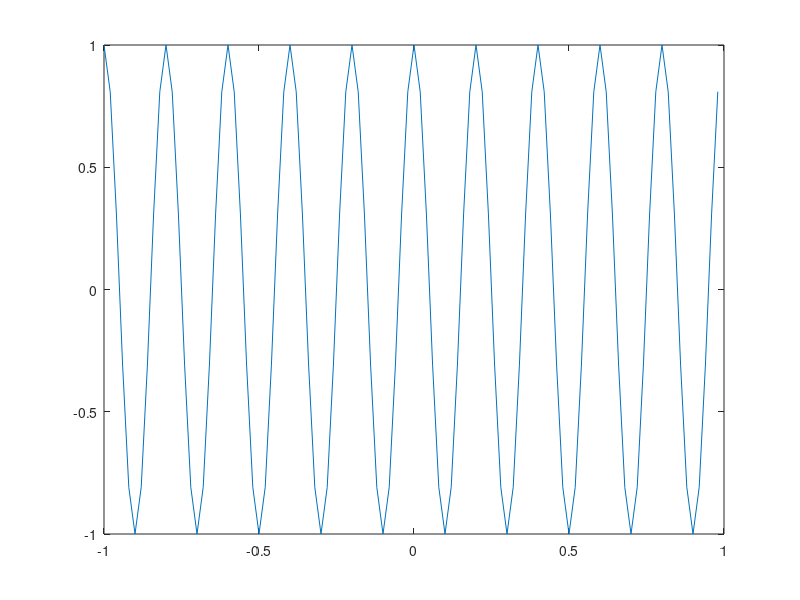
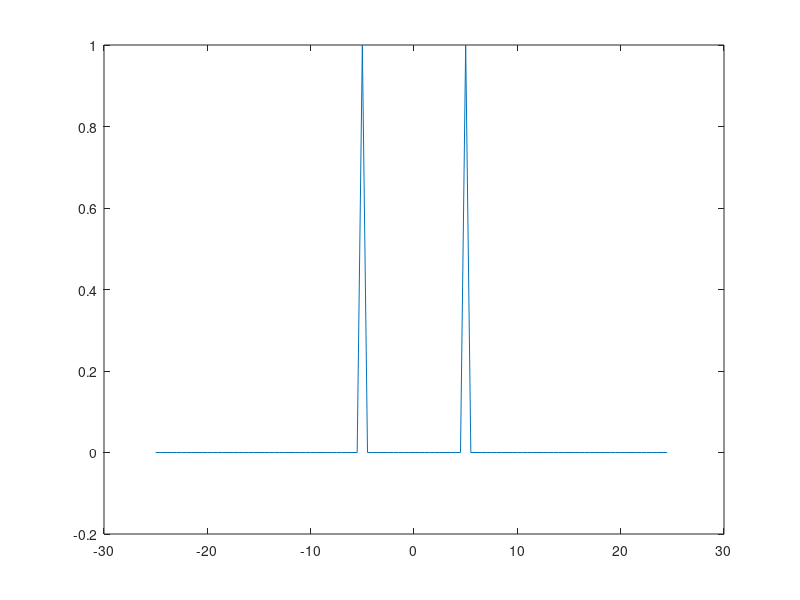

MATLAB code for these plots, in order:
clc;
clear;
close all;

fs = 50;
ts  = 1/fs;

t = -1:ts:1 - ts;

x1 = cos(10*pi*t);

figure
plot (t, x1)

y1 = fftshift(fft(x1));
y1_p = y1 / max (abs(y1));

n = length (y1);
f = -fs/2:fs/n:fs/2 - fs/n;

figure
plot (f, y1_p)
